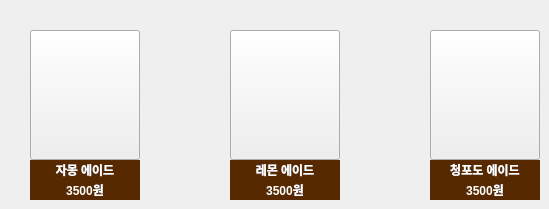
     <widget class="QWidget" name="ade">
      <attribute name="title">
       <string>에이드</string>
      </attribute>
      <widget class="QPushButton" name="jamong">
       <property name="geometry">
        <rect>
         <x>30</x>
         <y>30</y>
         <width>110</width>
         <height>130</height>
        </rect>
       </property>
       <property name="styleSheet">
        <string notr="true"/>
       </property>
       <property name="text">
        <string/>
       </property>
       <property name="icon">
        <iconset>
         <normaloff>101.png</normaloff>101.png</iconset>
       </property>
       <property name="iconSize">
        <size>
         <width>200</width>
         <height>150</height>
        </size>
       </property>
      </widget>
      <widget class="QPushButton" name="lemon">
       <property name="geometry">
        <rect>
         <x>230</x>
         <y>30</y>
         <width>110</width>
         <height>130</height>
        </rect>
       </property>
       <property name="styleSheet">
        <string notr="true"/>
       </property>
       <property name="text">
        <string/>
       </property>
       <property name="icon">
        <iconset>
         <normaloff>102.png</normaloff>102.png</iconset>
       </property>
       <property name="iconSize">
        <size>
         <width>200</width>
         <height>150</height>
        </size>
       </property>
      </widget>
      <widget class="QPushButton" name="grape">
       <property name="geometry">
        <rect>
         <x>430</x>
         <y>30</y>
         <width>110</width>
         <height>130</height>
        </rect>
       </property>
       <property name="styleSheet">
        <string notr="true"/>
       </property>
       <property name="text">
        <string/>
       </property>
       <property name="icon">
        <iconset>
         <normaloff>103.png</normaloff>103.png</iconset>
       </property>
       <property name="iconSize">
        <size>
         <width>200</width>
         <height>150</height>
        </size>
       </property>
      </widget>
      <widget class="QLabel" name="label_9">
       <property name="geometry">
        <rect>
         <x>30</x>
         <y>160</y>
         <width>110</width>
         <height>20</height>
        </rect>
       </property>
       <property name="font">
        <font>
         <weight>75</weight>
         <bold>true</bold>
        </font>
       </property>
       <property name="styleSheet">
        <string notr="true">color: rgb(255, 255, 255);
background-color: rgb(86, 41, 0);</string>
       </property>
       <property name="text">
        <string>자몽 에이드</string>
       </property>
       <property name="alignment">
        <set>Qt::AlignCenter</set>
       </property>
      </widget>
      <widget class="QLabel" name="label_11">
       <property name="geometry">
        <rect>
         <x>230</x>
         <y>180</y>
         <width>110</width>
         <height>20</height>
        </rect>
       </property>
       <property name="font">
        <font>
         <weight>75</weight>
         <bold>true</bold>
        </font>
       </property>
       <property name="styleSheet">
        <string notr="true">color: rgb(255, 255, 255);
background-color: rgb(86, 41, 0);</string>
       </property>
       <property name="text">
        <string>3500원</string>
       </property>
       <property name="alignment">
        <set>Qt::AlignCenter</set>
       </property>
      </widget>
      <widget class="QLabel" name="label_12">
       <property name="geometry">
        <rect>
         <x>230</x>
         <y>160</y>
         <width>110</width>
         <height>20</height>
        </rect>
       </property>
       <property name="font">
        <font>
         <weight>75</weight>
         <bold>true</bold>
        </font>
       </property>
       <property name="styleSheet">
        <string notr="true">color: rgb(255, 255, 255);
background-color: rgb(86, 41, 0);</string>
       </property>
       <property name="text">
        <string>레몬 에이드</string>
       </property>
       <property name="alignment">
        <set>Qt::AlignCenter</set>
       </property>
      </widget>
      <widget class="QLabel" name="label_13">
       <property name="geometry">
        <rect>
         <x>430</x>
         <y>180</y>
         <width>110</width>
         <height>20</height>
        </rect>
       </property>
       <property name="font">
        <font>
         <weight>75</weight>
         <bold>true</bold>
        </font>
       </property>
       <property name="styleSheet">
        <string notr="true">color: rgb(255, 255, 255);
background-color: rgb(86, 41, 0);</string>
       </property>
       <property name="text">
        <string>3500원</string>
       </property>
       <property name="alignment">
        <set>Qt::AlignCenter</set>
       </property>
      </widget>
      <widget class="QLabel" name="label_14">
       <property name="geometry">
        <rect>
         <x>30</x>
         <y>180</y>
         <width>110</width>
         <height>20</height>
        </rect>
       </property>
       <property name="font">
        <font>
         <weight>75</weight>
         <bold>true</bold>
        </font>
       </property>
       <property name="styleSheet">
        <string notr="true">color: rgb(255, 255, 255);
background-color: rgb(86, 41, 0);</string>
       </property>
       <property name="text">
        <string>3500원</string>
       </property>
       <property name="alignment">
        <set>Qt::AlignCenter</set>
       </property>
      </widget>
      <widget class="QLabel" name="label_15">
       <property name="geometry">
        <rect>
         <x>430</x>
         <y>160</y>
         <width>110</width>
         <height>20</height>
        </rect>
       </property>
       <property name="font">
        <font>
         <weight>75</weight>
         <bold>true</bold>
        </font>
       </property>
       <property name="styleSheet">
        <string notr="true">color: rgb(255, 255, 255);
background-color: rgb(86, 41, 0);</string>
       </property>
       <property name="text">
        <string>청포도 에이드</string>
       </property>
       <property name="alignment">
        <set>Qt::AlignCenter</set>
       </property>
      </widget>
     </widget>
